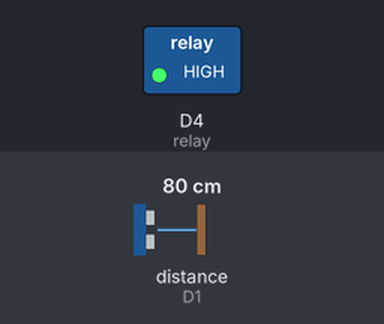
Simulated run of this sketch. Board: ESP8266 (NodeMCU). On the bench: switched loads named in the sketch (green lamp = pin HIGH). Wiring (inferred from the names in the program): ultrasonic range finder: trigger D0; echo D1. Inputs (shaded band) come from the test bench; at power-on: distance to the obstacle (sensor on D1) 80 cm. The echo pulse lasts 58.3 µs per cm; WiFi joins after 1.5 s; servers stay silent unless stated; pins used as bus, display or sensor lines are not drawn; what the sketch prints to the serial monitor is not drawn.

Above: at 4.2 s.
4.3 s: distance to the obstacle (sensor on D1) set to 13 cm
6.7 s: distance to the obstacle (sensor on D1) set to 10 cm
At 8.4 s:
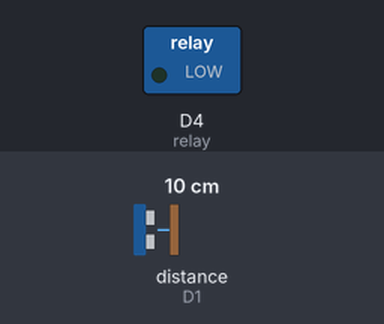
9.0 s: distance to the obstacle (sensor on D1) set to 18 cm
At 9.9 s:
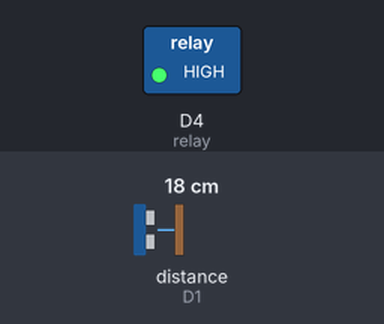
Timing chart, 0 to 12.0 s (numbered marks = the images above; inputs shaded):
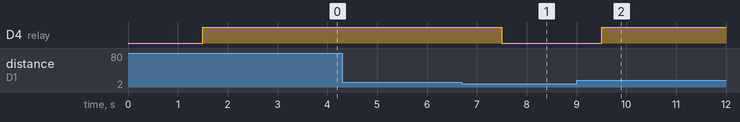

The sketch:

distance-measure-ultrasonic.ino
```cpp
#include <ESP8266WiFi.h>
#include <WiFiClient.h>
#include <ESPAsyncWebSrv.h>
#include <WebSocketsServer.h>
#include <Ticker.h>

// WiFi credentials
const char* WIFI_SSID = "WiFi";
const char* WIFI_Password = "akash@wifi";

// ESP8266
const int trigPin = D0;
const int echoPin = D1;
const int relay = D4;
// ESP01
// const int trigPin = 0;
// const int echoPin = 2;

// Timer for sensor readings
Ticker timer;

char webpage[] PROGMEM = R"=====(
<!DOCTYPE html>
<html lang="en">

<head>
    <meta charset="UTF-8">
    <meta name="viewport" content="width=device-width, initial-scale=1.0">
    <title>ESP Control</title>
</head>
<style>
    main {
        display: flex;
        justify-content: center;
        align-items: center;
        flex-direction: column;
        gap: 1em;
    }

    h1 {
        text-align: center;
    }

    #tank {
        width: 350px;
        height: 400px;
        border: 5px solid black;
        border-radius: 10px;
        display: flex;
        align-items: end;
        padding: 0 4px;
    }

    #tank div {
        width: 100%;
        background: blue;
    }
</style>

<body>
    <main>
        <div>
            <h1>My Tank for esp8266</h1>
        </div>
        <div id="tank">
            <div id="water"></div>
        </div>
        <h2 id="percentage">%</h2>
        <h2 id="distance"></h2>

    </main>
    <script>
        var tankHeight = 100; //cm
        var tankMargin = 33; //cm (+)

        var connection = new WebSocket('ws://' + location.hostname + ':81/');

        connection.onmessage = function (event) {
            var received_distane = event.data
            distance.innerHTML = received_distane + 'cm'
            water_percent = (100 - (((received_distane - tankMargin) / tankHeight) * 100)).toFixed(2)
            percentage.textContent = water_percent + '%'
            water.style.height = water_percent + '%'
            if (water_percent < 0) {
                water.style.height = `${100 - water_percent}%`
                water.style.backgroundColor = 'red'
            }else{
                water.style.backgroundColor = 'blue'
            }
        }
    </script>
</body>

</html>
)=====";


AsyncWebServer server(80); // server port 80
WebSocketsServer websockets(81);


void notFound(AsyncWebServerRequest* request) {
  request->send(404, "text/plain", "Page Not Found");
}

void webSocketEvent(uint8_t num, WStype_t type, uint8_t* payload, size_t length) {
  switch (type) {
    case WStype_DISCONNECTED:
      Serial.printf("[%u] Disconnected!\n", num);
      break;
    case WStype_CONNECTED: {
      IPAddress ip = websockets.remoteIP(num);
      Serial.printf("[%u] Connected from %d.%d.%d.%d\n", num, ip[0], ip[1], ip[2], ip[3]);
    }
    break;
    case WStype_TEXT:
      Serial.printf("[%u] Received Text: %s\n", num, payload);
      // No need to convert payload to a String unless you have specific requirements.
      break;
  }
}

void setup() {
  // Serial.begin(115200);
  Serial.begin(9600);
   Serial.println("Incitization....");

  // Initialize pins
  pinMode(trigPin, OUTPUT);
  pinMode(relay, OUTPUT);
  pinMode(echoPin, INPUT);

  pinMode(LED_BUILTIN, OUTPUT);

  // Connect to WiFi
  WiFi.begin(WIFI_SSID, WIFI_Password);
  while (WiFi.status() != WL_CONNECTED) {
    delay(500);
    Serial.print(".");
    digitalWrite(LED_BUILTIN, LOW);
  }
  digitalWrite(LED_BUILTIN, HIGH);
  Serial.println("");
  Serial.print("Connected to ");
  Serial.println(WIFI_SSID);
  Serial.print("IP address: ");
  Serial.println(WiFi.localIP());

  server.on("/", HTTP_GET, [](AsyncWebServerRequest* request) {
    request->send_P(200, "text/html", webpage);
  });
  server.onNotFound(notFound);
  server.begin();

  // Initialize WebSocket server
  websockets.begin();
  websockets.onEvent(webSocketEvent);

  // Set up the timer for sensor readings
  timer.attach(2.0, send_sensor); // Adjust the interval as needed
}

void loop() {
  websockets.loop();
}

void send_sensor() {
  // Trigger and measure distance
  digitalWrite(trigPin, LOW);
  delayMicroseconds(2);
  digitalWrite(trigPin, HIGH);
  delayMicroseconds(10);
  digitalWrite(trigPin, LOW);
  long duration = pulseIn(echoPin, HIGH);
  int distance_cm = (duration * 0.034) / 2;

  if (distance_cm > 10){
    digitalWrite(relay, HIGH);
  }else{
    digitalWrite(relay, LOW);

  }

  // Broadcast the distance reading to connected clients
  char sensorData[10]; // Create a character array to hold sensor data
  snprintf(sensorData, sizeof(sensorData), "%d", distance_cm);
  Serial.println(distance_cm);

  websockets.broadcastTXT(sensorData);
}
```

Measured:
- the behaviour switches between 12 and 11 cm on distance to the obstacle (sensor on D1) (found by bisection; images 0 and 1)
- after the input at 4.3 s, every drawn part: stays the same
- after the input at 6.7 s, D4 (relay): HIGH → LOW after 0.80 s
- after the input at 9.0 s, D4 (relay): LOW → HIGH after 0.50 s
